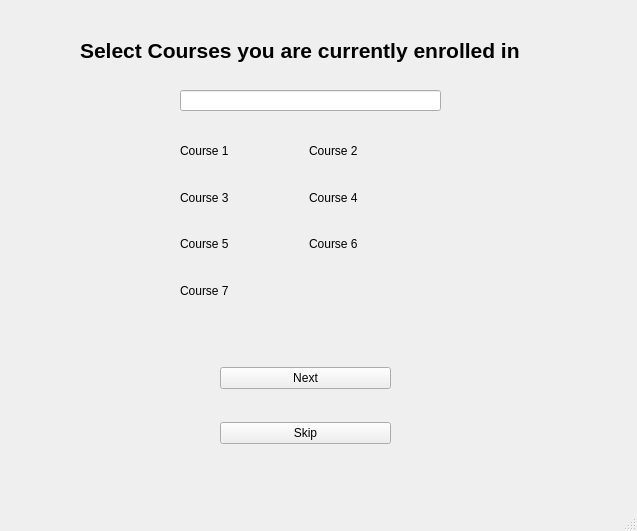
<?xml version="1.0" encoding="UTF-8"?>
<ui version="4.0">
 <class>MainWindow</class>
 <widget class="QMainWindow" name="MainWindow">
  <property name="geometry">
   <rect>
    <x>0</x>
    <y>0</y>
    <width>637</width>
    <height>531</height>
   </rect>
  </property>
  <property name="windowTitle">
   <string>MainWindow</string>
  </property>
  <widget class="QWidget" name="centralwidget">
   <widget class="QLabel" name="label">
    <property name="geometry">
     <rect>
      <x>80</x>
      <y>20</y>
      <width>471</width>
      <height>61</height>
     </rect>
    </property>
    <property name="font">
     <font>
      <pointsize>16</pointsize>
      <weight>75</weight>
      <bold>true</bold>
     </font>
    </property>
    <property name="text">
     <string>Select Courses you are currently enrolled in</string>
    </property>
   </widget>
   <widget class="QLineEdit" name="lineEdit">
    <property name="geometry">
     <rect>
      <x>180</x>
      <y>90</y>
      <width>261</width>
      <height>21</height>
     </rect>
    </property>
   </widget>
   <widget class="QWidget" name="gridLayoutWidget">
    <property name="geometry">
     <rect>
      <x>180</x>
      <y>130</y>
      <width>251</width>
      <height>181</height>
     </rect>
    </property>
    <layout class="QGridLayout" name="gridLayout">
     <item row="0" column="0">
      <widget class="QLabel" name="label_4">
       <property name="text">
        <string>Course 1</string>
       </property>
      </widget>
     </item>
     <item row="1" column="1">
      <widget class="QLabel" name="label_5">
       <property name="text">
        <string>Course 4</string>
       </property>
      </widget>
     </item>
     <item row="2" column="1">
      <widget class="QLabel" name="label_7">
       <property name="text">
        <string>Course 6</string>
       </property>
      </widget>
     </item>
     <item row="1" column="0">
      <widget class="QLabel" name="label_3">
       <property name="text">
        <string>Course 3</string>
       </property>
      </widget>
     </item>
     <item row="3" column="1">
      <widget class="QLabel" name="label_9">
       <property name="text">
        <string/>
       </property>
      </widget>
     </item>
     <item row="2" column="0">
      <widget class="QLabel" name="label_2">
       <property name="text">
        <string>Course 5</string>
       </property>
      </widget>
     </item>
     <item row="3" column="0">
      <widget class="QLabel" name="label_8">
       <property name="text">
        <string>Course 7</string>
       </property>
      </widget>
     </item>
     <item row="0" column="1">
      <widget class="QLabel" name="label_6">
       <property name="text">
        <string>Course 2</string>
       </property>
      </widget>
     </item>
    </layout>
   </widget>
   <widget class="QWidget" name="">
    <property name="geometry">
     <rect>
      <x>220</x>
      <y>340</y>
      <width>171</width>
      <height>131</height>
     </rect>
    </property>
    <layout class="QVBoxLayout" name="verticalLayout">
     <item>
      <widget class="QPushButton" name="pushButton">
       <property name="text">
        <string>Next</string>
       </property>
      </widget>
     </item>
     <item>
      <widget class="QPushButton" name="pushButton_2">
       <property name="text">
        <string>Skip</string>
       </property>
      </widget>
     </item>
    </layout>
   </widget>
  </widget>
  <widget class="QMenuBar" name="menubar">
   <property name="geometry">
    <rect>
     <x>0</x>
     <y>0</y>
     <width>637</width>
     <height>21</height>
    </rect>
   </property>
  </widget>
  <widget class="QStatusBar" name="statusbar"/>
 </widget>
 <resources/>
 <connections/>
</ui>
